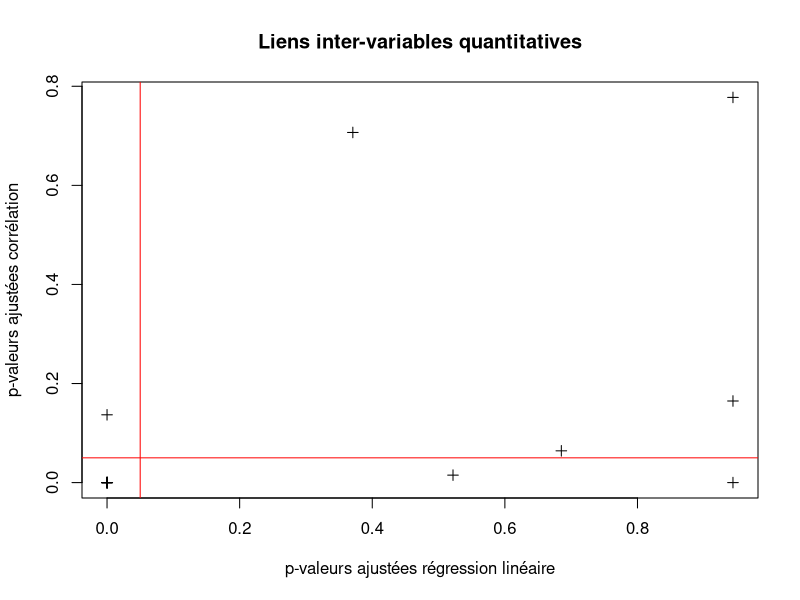
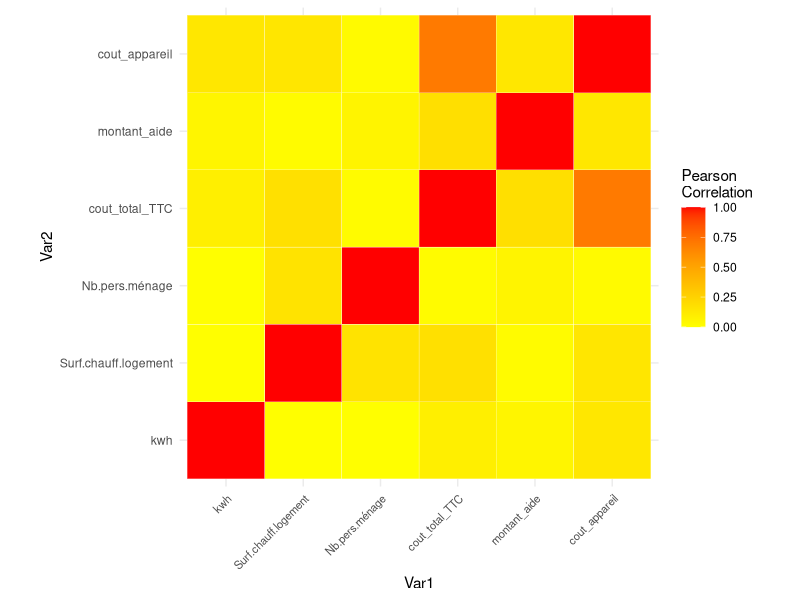
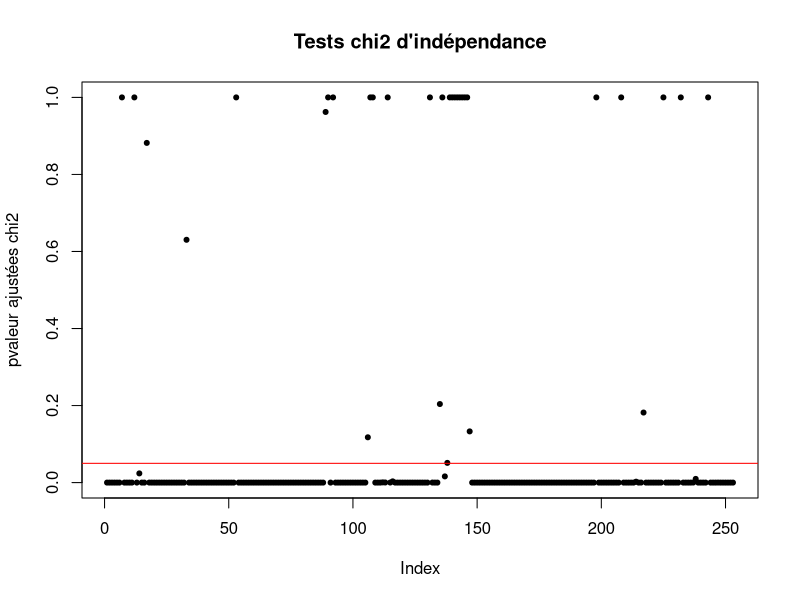
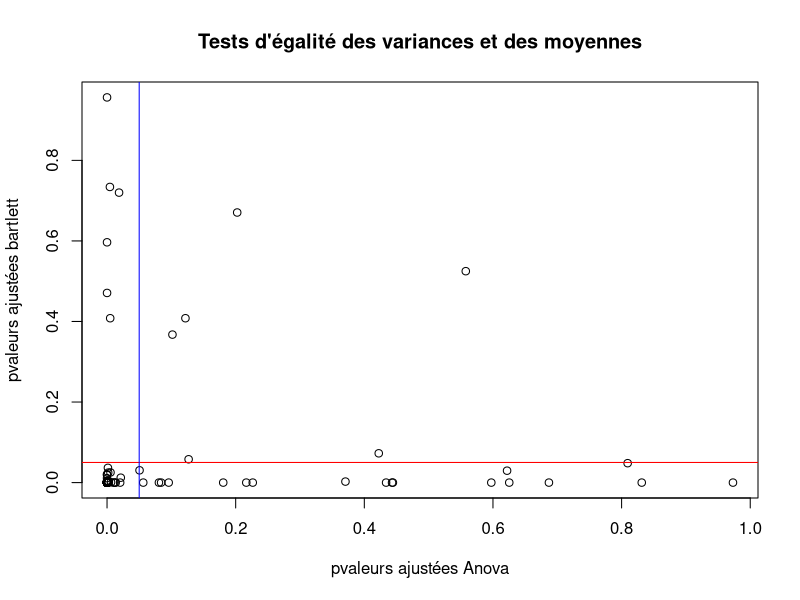

The R source for these figures, in order:
## ---- chunk 1
library(readxl)
library(tidyr)
library(dplyr)
library(stats)
library(ggplot2)
library(reshape2)
data <- read_excel("../data/3_Resultat/data_questionnaire_complet.xlsx")[-1]
# ajouter test uniformité  des variables quanti et quali (nb/modalités)
## ---- chunk 2
quanti = c("kwh", "Surf.chauff.logement", "Nb.pers.ménage", "cout_total_TTC", "montant_aide", "cout_appareil")
nq = c("Appro.autre","Connaissance.aide.autre","Connaissance.aide.site.internet", "Fréquence.ramonage.autre", "Motivation.autre", "Type.combustible.autre", "adresse_ville", "insee_com","Qtté.bois.consommée", "Qtté.bois.unité", "dossier_reçu","Type.combustible.nouveau.matériel.autre",  "Fréquence.utilisation.période.de.chauffe.nouveau.matériel", "équivalent_steres","Classe.énergétique.logement", "transfert_facture", "Connaissance.aide", "Motivation.changement.appareil", "Travaux.iso.depuis.2005", "Période.utilisation", "Approvisionnement", "Date_refus", "refusé", "Date_dossier_complet", "cluster_com", quanti)
# "Stockage.bois", "Type.combustible.nouveau.materiel","Période.utilisation", 
quali = setdiff(names(data), nq)
## ---- chunk 3
# lm : H0 : X n'a pas d'effet sur Y
library(car)
p_value_correlation = c()
co = c()
p_value_lm = c()
var1 = c()
var2 = c()
r2 = c()
quanti2 = c()
for(q in quanti){
  quanti2 = c(quanti2, q)
  for(q2 in setdiff(quanti,quanti2)){
    if(q != q2){
      df = drop_na(data, c(q, q2))
      ct = cor.test(as.numeric(df %>% pull(q)), as.numeric(df %>% pull(q2)), method = "spearman")
      p_value_correlation = c(p_value_correlation, ct$p.value)
      p_value_lm = c(p_value_lm,summary(lm(df %>% pull(q2)~df %>% pull(q)))$coefficients["df %>% pull(q)", "Pr(>|t|)"]) # q explique q2
      r2 =  c(r2,summary(lm(df %>% pull(q2)~df %>% pull(q)))$r.squared)
      co = c(co, ct$estimate)
      var1 = c(var1, q)
      var2 = c(var2, q2)
    }
  }
}
res_corr = data.frame(q1 = var1, q2 = var2, correlation = round(co,3), p_value_corr = p.adjust(p_value_correlation, method = "BH", n = length(p_value_correlation)), r2 = round(r2,3), p_value_lm_ajustée = p.adjust(p_value_lm, method = "BH", n = length(p_value_lm)))
res_corr
print("vif kwh : ") # à quelle point c'est facile de prédire cette variable part régression linéaire
print(vif(lm(kwh~.-kwh, data = data[,quanti])))
print("vif Surf.chauff.logement : ")
print(vif(lm(Surf.chauff.logement~., data = data[,quanti])))
print("vif Nb.pers.ménage : ")
print(vif(lm(Nb.pers.ménage~., data = data[,quanti])))
print("vif count_total_TTC : ")
print(vif(lm(cout_total_TTC~., data = data[,quanti])))
print(" vif montant_aide : ")
print(vif(lm(montant_aide~., data = data[,quanti])))
## ---- chunk 4
res_corr[res_corr$p_value_corr < 0.05 & res_corr$p_value_lm_ajustée < 0.05,]
## ---- chunk 5
plot(res_corr$p_value_lm_ajustée, res_corr$p_value_corr ,pch = 3, main = "Liens inter-variables quantitatives",xlab = "p-valeurs ajustées régression linéaire", ylab = "p-valeurs ajustées corrélation")
abline(h=0.05, col = "red")
abline(v=0.05, col = "red")

corre = cor(na.omit(data[,quanti]))
ggplot(data = melt(corre), aes(x = Var1, y = Var2, fill = abs(value)))+
 geom_tile(color = "white")+
 scale_fill_gradient2(low = "yellow", high = "red", mid = "orange", 
   midpoint = 0.5, limit = c(0,1), space = "Lab", 
   name="Pearson\nCorrelation") +
  theme_minimal()+ 
 theme(axis.text.x = element_text(angle = 45, vjust = 1, 
    size = 8, hjust = 1))+
 coord_fixed()
## ---- chunk 6
# H0 : les deux variables sont indépendantes
p_value = c()
var1 = c()
var2 = c()
quali2 = c()
for(q in quali){
  quali2 = c(quali2, q)
  for(q2 in setdiff(quali,quali2)){
    if(q != q2){
      df = drop_na(data, c(q, q2))
      p_value = c(p_value,chisq.test(table(df %>% pull(q), df %>% pull(q2)))$p.value)
      var1 = c(var1, q)
      var2 = c(var2, q2)
    }
  }
}
res_chisq = data.frame(q1 = var1, q2 = var2,  p_value = p_value, p_value_ajustée = p.adjust(p_value, method = "bonferroni", n = length(p_value)))
res_chisq[res_chisq[,"p_value_ajustée"] < 0.05,]
## ---- chunk 7
plot(res_chisq$p_value_ajustée, pch = 20, main = "Tests chi2 d'indépendance", ylab = "pvaleur ajustées chi2")
abline(h=0.05, col = "red")
## ---- chunk 8
res_chisq[res_chisq[,"p_value_ajustée"] > 0.05,]
## ---- chunk 9
p_value_aov = c() # H0 : égalité des moyennes
p_value_bart = c() # HO : égalité des variances
var1 = c()
var2 = c()
for(q in c("Surf.chauff.logement", "Nb.pers.ménage", "cout_total_TTC", "montant_aide", "cout_appareil")  ){
  for(q2 in quali){
    if(q != q2){
      df = drop_na(data, c(q, q2))
      p_value_aov = c(p_value_aov, summary(aov(df %>% pull(q) ~ df %>% pull(q2)))[[1]][["Pr(>F)"]][1])
      p_value_bart = c(p_value_bart, bartlett.test(df %>% pull(q) ~ df %>% pull(q2))$p.value)
      var1 = c(var1, q)
      var2 = c(var2, q2)
    }
  }
}
res_diff = data.frame(q1 = var1, q2 = var2,  p_value_anova = p_value_aov, p_value_anova_ajustée = p.adjust(p_value_aov, method = "BH", n = length(p_value_aov)), p_value_bartlett = p_value_bart, p_value_bartlett_ajustée = p.adjust(p_value_bart, method = "BH", n = length(p_value_bart)))

## ---- chunk 10
plot((res_diff$p_value_anova_ajustée), (res_diff$p_value_bartlett_ajustée), main = "Tests d'égalité des variances et des moyennes", xlab = "pvaleurs ajustées Anova", ylab = "pvaleurs ajustées bartlett", pch = 1)
abline(h = 0.05, col = "red")
abline(v = 0.05, col = "blue")
## ---- chunk 11
# différence de moyennes
res_diff[res_diff[,"p_value_anova_ajustée"] < 0.05,]
## ---- chunk 12
# différence de variance
res_diff[res_diff[,"p_value_bartlett_ajustée"] < 0.05,]
## ---- chunk 13
# différence de moyenne et de variance
res_diff[(res_diff[,"p_value_anova_ajustée"] < 0.05 & res_diff[,"p_value_bartlett_ajustée"] < 0.05),]
## ---- chunk 14
# égalité de moyenne et de variance
res_diff[(res_diff[,"p_value_anova_ajustée"] >= 0.05 & res_diff[,"p_value_bartlett_ajustée"] >= 0.05),]
## ---- chunk 15
# H0 : les deux variables sont indépendantes
p_value = c()
var1 = c()
var2 = c()
quali2 = c()
for(q in "majoration"){
  quali2 = c(quali2, q)
  for(q2 in setdiff(quali,quali2)){
    if(q != q2){
      df = drop_na(data, c(q, q2))
      p_value = c(p_value,chisq.test(table(df %>% pull(q), df %>% pull(q2)))$p.value)
      var1 = c(var1, q)
      var2 = c(var2, q2)
    }
  }
}
res_chisq = data.frame(q1 = var1, q2 = var2,  p_value = p_value, p_value_ajustée = p.adjust(p_value, method = "bonferroni", n = length(p_value)))
res_chisq[res_chisq[,"p_value_ajustée"] < 0.05,]
## ---- chunk 16
p_value_aov = c() # H0 : égalité des moyennes
p_value_bart = c() # HO : égalité des variances
var1 = c()
var2 = c()
for(q in quanti){
  for(q2 in "majoration"){
    if(q != q2){
      df = drop_na(data, c(q, q2))
      p_value_aov = c(p_value_aov, summary(aov(df %>% pull(q) ~ df %>% pull(q2)))[[1]][["Pr(>F)"]][1])
      p_value_bart = c(p_value_bart, bartlett.test(df %>% pull(q) ~ df %>% pull(q2))$p.value)
      var1 = c(var1, q)
      var2 = c(var2, q2)
    }
  }
}
res_diff = data.frame(q1 = var1, q2 = var2,  p_value_anova = p_value_aov, p_value_anova_ajustée = p.adjust(p_value_aov, method = "BH", n = length(p_value_aov)), p_value_bartlett = p_value_bart, p_value_bartlett_ajustée = p.adjust(p_value_bart, method = "BH", n = length(p_value_bart)))
## ---- chunk 17
sum(na.omit(data[data$majoration == "M",]$montant_aide))
sum(na.omit(data[data$majoration == "NM",]$montant_aide))
table(data$majoration)
## ---- chunk 18
data_maj <- data[data$majoration == "M" & !(is.na(data$majoration)) & !(is.na(data$montant_aide)),] %>% group_by(Territoire)
data_n_maj <- data[data$majoration == "NM" & !(is.na(data$majoration)) & !(is.na(data$montant_aide)),] %>% group_by(Territoire)
data_maj %>% count()
data_maj %>% summarise(montant_aide = sum(montant_aide))
data_n_maj %>% count()
data_n_maj %>% summarise(montant_aide = sum(montant_aide))
